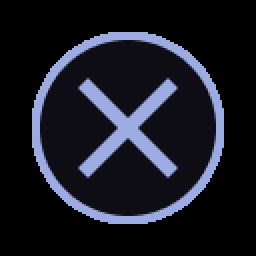
#> input picture port/glyphs/ps5color-pack/T_P5_Cross_Color_Alt.png, 128 x 128 px (shown 2 times larger)
$ python -i build_glyphs.py   (imports and definitions only)
#> lines starting #> are read from the running program, lines starting #| are printed output that depends on the picture
#!/usr/bin/env python3
"""Packs controller / keyboard button art into port/glyphs/ (one atlas PNG per style + glyphs.json).

    python tools/glyphs/build_glyphs.py --src "C:/path/To be used" [--out port/glyphs]

--src holds the art as downloaded: P4Gamepad/Retro, P5Gamepad/Retro, XGamepad/Alt 2, SGamepad/Retro and
Keyboard_Mouse/Dark, one 128x128 PNG per button. Each glyph is cropped to its pixels and scaled by one
factor per style (REFERENCE source pixels become CELL atlas pixels), so the symbols keep their relative
sizes; glyphs.json gives every glyph's rectangle in its style's atlas.
"""
import argparse
import json
import os
import re
import sys

from PIL import Image, ImageDraw

CELL = 64          # atlas pixels a REFERENCE-pixel-wide glyph is drawn at
REFERENCE = 96     # source pixels of a round face button
ATLAS_WIDTH = 1024
PAD = 2            # transparent border around each packed glyph

# game button name -> file stem per gamepad style. Face buttons follow the position on the pad
# (cross is the bottom button: A on Xbox, B on Switch).
PAD_STYLES = {
    "ps4": ("P4Gamepad/Retro", {
        "cross": "T_P4_Cross_Color_Retro", "circle": "T_P4_Circle_Color_Retro",
        "square": "T_P4_Square_Color_Retro", "triangle": "T_P4_Triangle_Color_Retro",
        "l1": "T_P4_L1_Retro", "r1": "T_P4_R1_Retro", "l2": "T_P4_L2_Retro", "r2": "T_P4_R2_Retro",
        "start": "T_P4_Options_Retro", "select": "T_P4_Share_Retro",
        "dpad": "T_P4_Dpad_Retro", "dpad_ud": "T_P4_Dpad_Y_Retro", "dpad_lr": "T_P4_Dpad_X_Retro",
        "up": "T_P4_Dpad_UP_Retro", "down": "T_P4_Dpad_Down_Retro", "left": "T_P4_Dpad_Left_Retro",
        "right": "T_P4_Dpad_Right_Retro", "l3": "T_P4_L3_Retro", "r3": "T_P4_R3_Retro",
        "lstick": "T_P4_L_Retro", "rstick": "T_P4_R_Retro"}),
    "ps5": ("P5Gamepad/Retro", {
        "cross": "T_P5_Cross_Color_Retro", "circle": "T_P5_Circle_Color_Retro",
        "square": "T_P5_Square_Color_Retro", "triangle": "T_P5_Triangle_Color_Retro",
        "l1": "T_P5_L1_Retro", "r1": "T_P5_R1_Retro", "l2": "T_P5_L2_Retro", "r2": "T_P5_R2_Retro",
        "start": "T_P5_Options_Retro", "select": "T_P5_Share_Retro",
        "dpad": "T_P5_Dpad_Retro", "dpad_ud": "T_P5_Dpad_Y_Retro", "dpad_lr": "T_P5_Dpad_X_Retro",
        "up": "T_P5_Dpad_UP_Retro", "down": "T_P5_Dpad_Down_Retro", "left": "T_P5_Dpad_Left_Retro",
        "right": "T_P5_Dpad_Right_Retro", "l3": "T_P5_L3_Retro", "r3": "T_P5_R3_Retro",
        "lstick": "T_P5_L_Retro", "rstick": "T_P5_R_Retro"}),
    "xbox": ("XGamepad/Alt 2", {
        "cross": "T_X_A_Color_Alt_2", "circle": "T_X_B_Color_Alt_2",
        "square": "T_X_X_Color_Alt_2", "triangle": "T_X_Y_Color_Alt_2",
        "l1": "T_X_LB_Alt_2", "r1": "T_X_RB_Alt_2", "l2": "T_X_LT_Alt_2", "r2": "T_X_RT_Alt_2",
        "start": "@xbox_menu", "select": "T_X_Share_Alt_2",
        "dpad": "T_X_Dpad_Alt_2", "dpad_ud": "T_X_Dpad_Y_Alt_2", "dpad_lr": "T_X_Dpad_X_Alt_2",
        "up": "T_X_Dpad_Up_Alt_2", "down": "T_X_Dpad_Down_Alt_2", "left": "T_X_Dpad_Left_Alt_2",
        "right": "T_X_Dpad_Right_Alt_2", "l3": "T_X_Left_Stick_Click_Alt_2", "r3": "T_X_Right_Stick_Click_Alt_2",
        "lstick": "T_X_L_Alt_2", "rstick": "T_X_R_Alt_2"}),
    "switch": ("SGamepad/Retro", {
        "cross": "T_S_B_Retro", "circle": "T_S_A_Retro", "square": "T_S_Y_Retro", "triangle": "T_S_X_Retro",
        "l1": "T_S_LB_Retro", "r1": "T_S_RB_Retro", "l2": "T_S_LT_Retro", "r2": "T_S_RT_Retro",
        "start": "T_S_Plus_Retro", "select": "T_S_Minus_Retro",
        "dpad": "T_S_Dpad_Retro", "dpad_ud": "T_S_Dpad_Y_Retro", "dpad_lr": "T_S_Dpad_X_Retro",
        "up": "T_S_Dpad_Up_Retro", "down": "T_S_Dpad_Down_Retro", "left": "T_S_Dpad_Left_Retro",
        "right": "T_S_Dpad_Right_Retro", "l3": "T_S_L_Retro", "r3": "T_S_R_Retro",
        "lstick": "T_S_L_Retro", "rstick": "T_S_R_Retro"}),
}

# The PS5 style from a flat folder of one 64 px PNG per button ("ps5_a_butt.png"): the pack's A, B, X and Y
# are the pad's bottom, right, left and top buttons (Cross, Circle, Square, Triangle). It has no L3/R3 click
# art but the stick icons, so L3 and R3 are the plain stick icons and the stick symbols the all-directions ones.
PS5_PACK_REFERENCE = 60  # source pixels of its round face button
PS5_PACK = {
    "cross": "a_butt", "circle": "b_butt", "square": "x_butt", "triangle": "y_butt",
    "l1": "lb_butt", "r1": "rb_butt", "l2": "lt_butt", "r2": "rt_butt",
    "start": "start_butt", "select": "back_butt",
    "dpad": "dpad_all", "dpad_ud": "dpad_updown", "dpad_lr": "dpad_leftright",
    "up": "dpad_up", "down": "dpad_down", "left": "dpad_left", "right": "dpad_right",
    "l3": "lstick_none", "r3": "rstick_none", "lstick": "lstick_all", "rstick": "rstick_all"}

# Keyboard file stem (between T_ and _Key_Dark) -> the names the game looks keys up by: SDL's scancode
# name, lower-case, spaces dropped (input.hpp, InputPrimaryBindingName), or mouse1..mouse5.
KEY_ALIASES = {
    "Esc": ["escape"], "BackSpace": ["backspace"], "Backspace_Alt": [], "Enter": ["return", "keypadenter"],
    "Enter_Alt": [], "Enter_Tall": [], "Space": ["space"], "Tab": ["tab"], "Shift": ["leftshift", "rightshift"],
    "Crtl": ["leftctrl", "rightctrl"], "Alt": ["leftalt", "rightalt"], "CapsLock": ["capslock"],
    "Tilde": ["grave"], "Del": ["delete"], "Ins": ["insert"], "Home": ["home"], "End": ["end"],
    "PageUp": ["pageup"], "PageDown": ["pagedown"], "PrtScrn": ["printscreen"], "NumLock": ["numlock"],
    "Up": ["up"], "Down": ["down"], "Left": ["left"], "Right": ["right"], "Minus": ["-"], "Plus": ["="],
    "Asterisk": ["keypad*"], "Brackets_L": ["["], "Brackets_R": ["]"], "Semicolon": [";"], "Slash": ["/"],
    "Quotation": ["'"], "Question_Mark": [], "Cursor": [],
    "Mouse_Left": ["mouse1"], "Mouse_Right": ["mouse2"], "Mouse_Middle": ["mouse3"],
    "Mouse_Simple": ["mouse4", "mouse5"], "Mouse_XY": ["mouse_xy"],
    "Mouse_Scroll_Down": ["wheeldown"], "Mouse_Scroll_Up": ["wheelup"], "Mouse_Scroll": ["wheel"],
}


def load(path):
    return Image.open(path).convert("RGBA")


# [11 lines left out: function make_xbox_menu, not called in this run]


def pack(images, reference=REFERENCE):
    """Shelf-packs {name: RGBA image}, each cropped to its pixels and scaled by CELL/reference.
    Returns (atlas, {name: [x, y, w, h]})."""
    scale = CELL / reference
    crops = {}
    for name, im in images.items():
        box = im.getchannel("A").getbbox()
        if box is None:
            continue
        c = im.crop(box)
        w = max(1, round(c.width * scale))
        h = max(1, round(c.height * scale))
        if w > ATLAS_WIDTH // 2:
            h = max(1, round(h * (ATLAS_WIDTH // 2) / w))
            w = ATLAS_WIDTH // 2
        # resize in premultiplied space so transparent pixels do not bleed their colour in
        c = c.convert("RGBa").resize((w, h), Image.LANCZOS).convert("RGBA")
        crops[name] = c
    order = sorted(crops, key=lambda n: (-crops[n].height, n))
    x = y = row_h = 0
    placed = {}
    for name in order:
        c = crops[name]
        if x + c.width + 2 * PAD > ATLAS_WIDTH:
            x, y, row_h = 0, y + row_h, 0
        placed[name] = (x + PAD, y + PAD)
        x += c.width + 2 * PAD
        row_h = max(row_h, c.height + 2 * PAD)
    height = 1
    while height < y + row_h:
        height *= 2
    atlas = Image.new("RGBA", (ATLAS_WIDTH, height), (0, 0, 0, 0))
    rects = {}
    for name, (px, py) in placed.items():
        atlas.paste(crops[name], (px, py))
        rects[name] = [px, py, crops[name].width, crops[name].height]
    return atlas, rects


# The other flat packs (same layout and button names as the PS5 one): style name -> file prefix.
EXTRA_PACKS = {"ps3": "ps3_", "steamdeck": "sd_", "steamcontroller": "sc_"}


# [134 lines left out: functions build_ps5_pack, main, not called in this run]


# [2 lines not run here, left out]

>>> import cv2
>>> picture = cv2.imread('../../port/glyphs/ps5color-pack/T_P5_Cross_Color_Alt.png', cv2.IMREAD_GRAYSCALE)
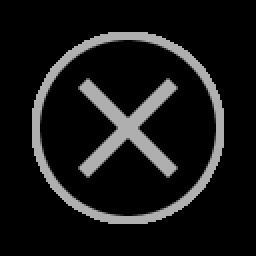
#> picture: shape (128, 128) (shown 2 times larger); min 0, max 177, mean 23.1
>>> result = pack(picture)
#> after the loop in pack, `for name, im in images.items():`: crops = 0 items
#> (the run stopped early here; a loop or call above may not have finished)
